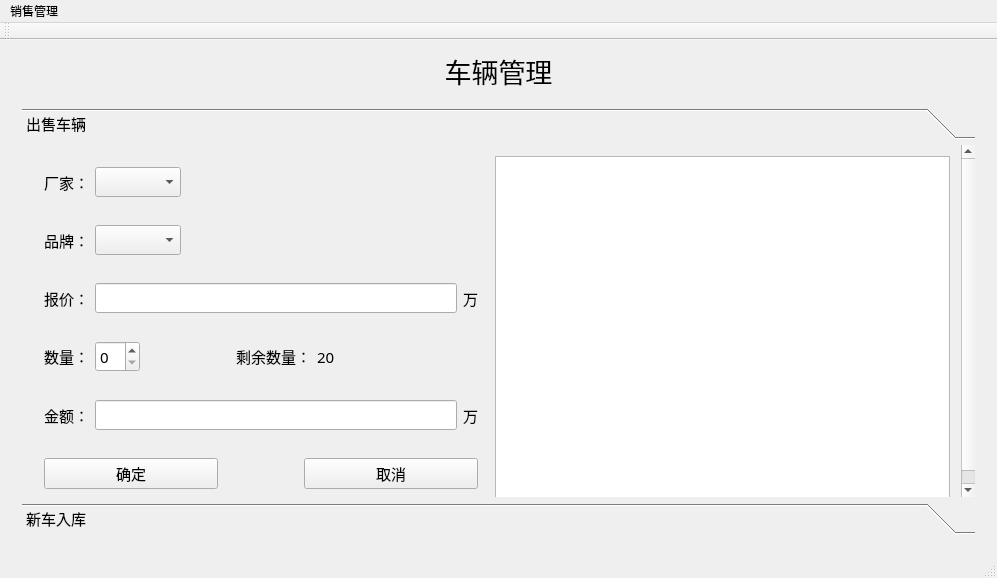
<?xml version="1.0" encoding="UTF-8"?>
<ui version="4.0">
 <class>MainWindow</class>
 <widget class="QMainWindow" name="MainWindow">
  <property name="geometry">
   <rect>
    <x>0</x>
    <y>0</y>
    <width>997</width>
    <height>578</height>
   </rect>
  </property>
  <property name="windowTitle">
   <string>CarManager</string>
  </property>
  <widget class="QWidget" name="centralWidget">
   <layout class="QGridLayout" name="gridLayout_6">
    <item row="2" column="0">
     <widget class="QStackedWidget" name="stackedWidget">
      <property name="sizePolicy">
       <sizepolicy hsizetype="Expanding" vsizetype="Expanding">
        <horstretch>0</horstretch>
        <verstretch>0</verstretch>
       </sizepolicy>
      </property>
      <property name="currentIndex">
       <number>1</number>
      </property>
      <widget class="QWidget" name="calc">
       <layout class="QGridLayout" name="gridLayout_7">
        <item row="2" column="1" rowspan="2">
         <widget class="QWidget" name="widget_10" native="true">
          <property name="sizePolicy">
           <sizepolicy hsizetype="Expanding" vsizetype="Expanding">
            <horstretch>0</horstretch>
            <verstretch>0</verstretch>
           </sizepolicy>
          </property>
          <layout class="QGridLayout" name="gridLayout_8">
           <item row="0" column="1">
            <widget class="QLabel" name="label_13">
             <property name="sizePolicy">
              <sizepolicy hsizetype="Maximum" vsizetype="Maximum">
               <horstretch>0</horstretch>
               <verstretch>0</verstretch>
              </sizepolicy>
             </property>
             <property name="font">
              <font>
               <family>3DS Fonticon</family>
               <pointsize>12</pointsize>
              </font>
             </property>
             <property name="text">
              <string>品牌车型</string>
             </property>
             <property name="alignment">
              <set>Qt::AlignCenter</set>
             </property>
            </widget>
           </item>
           <item row="0" column="0">
            <spacer name="horizontalSpacer_8">
             <property name="orientation">
              <enum>Qt::Horizontal</enum>
             </property>
             <property name="sizeHint" stdset="0">
              <size>
               <width>40</width>
               <height>20</height>
              </size>
             </property>
            </spacer>
           </item>
           <item row="0" column="2">
            <spacer name="horizontalSpacer_7">
             <property name="orientation">
              <enum>Qt::Horizontal</enum>
             </property>
             <property name="sizeHint" stdset="0">
              <size>
               <width>40</width>
               <height>20</height>
              </size>
             </property>
            </spacer>
           </item>
           <item row="1" column="0" colspan="3">
            <widget class="Pie" name="widgetP" native="true">
             <property name="sizePolicy">
              <sizepolicy hsizetype="Expanding" vsizetype="Expanding">
               <horstretch>0</horstretch>
               <verstretch>0</verstretch>
              </sizepolicy>
             </property>
            </widget>
           </item>
          </layout>
         </widget>
        </item>
        <item row="2" column="0" rowspan="2">
         <widget class="QWidget" name="widget_8" native="true">
          <property name="sizePolicy">
           <sizepolicy hsizetype="Expanding" vsizetype="Expanding">
            <horstretch>0</horstretch>
            <verstretch>0</verstretch>
           </sizepolicy>
          </property>
          <layout class="QGridLayout" name="gridLayout_5">
           <item row="1" column="2">
            <spacer name="horizontalSpacer_2">
             <property name="orientation">
              <enum>Qt::Horizontal</enum>
             </property>
             <property name="sizeHint" stdset="0">
              <size>
               <width>40</width>
               <height>20</height>
              </size>
             </property>
            </spacer>
           </item>
           <item row="1" column="1">
            <widget class="QLabel" name="label_11">
             <property name="sizePolicy">
              <sizepolicy hsizetype="Maximum" vsizetype="Maximum">
               <horstretch>0</horstretch>
               <verstretch>0</verstretch>
              </sizepolicy>
             </property>
             <property name="font">
              <font>
               <family>3DS Fonticon</family>
               <pointsize>12</pointsize>
              </font>
             </property>
             <property name="text">
              <string>厂家品牌销量</string>
             </property>
             <property name="alignment">
              <set>Qt::AlignCenter</set>
             </property>
            </widget>
           </item>
           <item row="1" column="0">
            <spacer name="horizontalSpacer">
             <property name="orientation">
              <enum>Qt::Horizontal</enum>
             </property>
             <property name="sizeHint" stdset="0">
              <size>
               <width>40</width>
               <height>20</height>
              </size>
             </property>
            </spacer>
           </item>
           <item row="2" column="0" colspan="3">
            <widget class="Histogram" name="widgetH" native="true">
             <property name="sizePolicy">
              <sizepolicy hsizetype="Expanding" vsizetype="Expanding">
               <horstretch>0</horstretch>
               <verstretch>0</verstretch>
              </sizepolicy>
             </property>
            </widget>
           </item>
          </layout>
         </widget>
        </item>
        <item row="1" column="1">
         <widget class="QWidget" name="widget_7" native="true">
          <property name="sizePolicy">
           <sizepolicy hsizetype="Maximum" vsizetype="Maximum">
            <horstretch>0</horstretch>
            <verstretch>0</verstretch>
           </sizepolicy>
          </property>
          <layout class="QGridLayout" name="gridLayout_4">
           <item row="0" column="0">
            <widget class="QLabel" name="label_10">
             <property name="sizePolicy">
              <sizepolicy hsizetype="Fixed" vsizetype="Preferred">
               <horstretch>0</horstretch>
               <verstretch>0</verstretch>
              </sizepolicy>
             </property>
             <property name="text">
              <string>品牌：</string>
             </property>
            </widget>
           </item>
           <item row="0" column="1">
            <widget class="QComboBox" name="comboBoxManaBrand">
             <property name="sizePolicy">
              <sizepolicy hsizetype="Maximum" vsizetype="Expanding">
               <horstretch>0</horstretch>
               <verstretch>0</verstretch>
              </sizepolicy>
             </property>
             <property name="layoutDirection">
              <enum>Qt::LeftToRight</enum>
             </property>
            </widget>
           </item>
          </layout>
         </widget>
        </item>
        <item row="1" column="0">
         <widget class="QWidget" name="widget_6" native="true">
          <property name="sizePolicy">
           <sizepolicy hsizetype="Maximum" vsizetype="Maximum">
            <horstretch>0</horstretch>
            <verstretch>0</verstretch>
           </sizepolicy>
          </property>
          <property name="maximumSize">
           <size>
            <width>16777215</width>
            <height>16777215</height>
           </size>
          </property>
          <layout class="QGridLayout" name="gridLayout">
           <item row="0" column="0">
            <widget class="QLabel" name="label">
             <property name="sizePolicy">
              <sizepolicy hsizetype="Maximum" vsizetype="Preferred">
               <horstretch>0</horstretch>
               <verstretch>0</verstretch>
              </sizepolicy>
             </property>
             <property name="text">
              <string>厂家：</string>
             </property>
            </widget>
           </item>
           <item row="0" column="1">
            <widget class="QComboBox" name="comboBoxManaFac">
             <property name="sizePolicy">
              <sizepolicy hsizetype="Expanding" vsizetype="Expanding">
               <horstretch>0</horstretch>
               <verstretch>0</verstretch>
              </sizepolicy>
             </property>
             <property name="sizeAdjustPolicy">
              <enum>QComboBox::AdjustToContents</enum>
             </property>
            </widget>
           </item>
          </layout>
         </widget>
        </item>
       </layout>
      </widget>
      <widget class="QWidget" name="car">
       <layout class="QGridLayout" name="gridLayout_2">
        <item row="0" column="0">
         <widget class="QSplitter" name="splitter">
          <property name="orientation">
           <enum>Qt::Horizontal</enum>
          </property>
          <widget class="QToolBox" name="toolBox">
           <property name="minimumSize">
            <size>
             <width>200</width>
             <height>0</height>
            </size>
           </property>
           <property name="font">
            <font>
             <family>3DS Fonticon</family>
             <pointsize>11</pointsize>
            </font>
           </property>
           <property name="currentIndex">
            <number>0</number>
           </property>
           <widget class="QWidget" name="page">
            <property name="geometry">
             <rect>
              <x>0</x>
              <y>0</y>
              <width>961</width>
              <height>386</height>
             </rect>
            </property>
            <attribute name="label">
             <string>出售车辆</string>
            </attribute>
            <layout class="QGridLayout" name="gridLayout_3">
             <item row="1" column="0">
              <widget class="QWidget" name="widget_2" native="true">
               <layout class="QHBoxLayout" name="horizontalLayout_2">
                <item>
                 <widget class="QLabel" name="label_3">
                  <property name="text">
                   <string>品牌：</string>
                  </property>
                 </widget>
                </item>
                <item>
                 <widget class="QComboBox" name="comboBoxBrand"/>
                </item>
                <item>
                 <spacer name="horizontalSpacer_4">
                  <property name="orientation">
                   <enum>Qt::Horizontal</enum>
                  </property>
                  <property name="sizeHint" stdset="0">
                   <size>
                    <width>40</width>
                    <height>20</height>
                   </size>
                  </property>
                 </spacer>
                </item>
               </layout>
              </widget>
             </item>
             <item row="0" column="0">
              <widget class="QWidget" name="widget" native="true">
               <layout class="QHBoxLayout" name="horizontalLayout">
                <item>
                 <widget class="QLabel" name="label_2">
                  <property name="text">
                   <string>厂家：</string>
                  </property>
                 </widget>
                </item>
                <item>
                 <widget class="QComboBox" name="comboBoxFactory">
                  <property name="currentText">
                   <string/>
                  </property>
                 </widget>
                </item>
                <item>
                 <spacer name="horizontalSpacer_3">
                  <property name="orientation">
                   <enum>Qt::Horizontal</enum>
                  </property>
                  <property name="sizeHint" stdset="0">
                   <size>
                    <width>118</width>
                    <height>20</height>
                   </size>
                  </property>
                 </spacer>
                </item>
               </layout>
              </widget>
             </item>
             <item row="3" column="0">
              <widget class="QWidget" name="widget_4" native="true">
               <layout class="QHBoxLayout" name="horizontalLayout_4">
                <item>
                 <widget class="QLabel" name="label_6">
                  <property name="sizePolicy">
                   <sizepolicy hsizetype="Fixed" vsizetype="Preferred">
                    <horstretch>0</horstretch>
                    <verstretch>0</verstretch>
                   </sizepolicy>
                  </property>
                  <property name="minimumSize">
                   <size>
                    <width>36</width>
                    <height>0</height>
                   </size>
                  </property>
                  <property name="text">
                   <string>数量：</string>
                  </property>
                 </widget>
                </item>
                <item>
                 <widget class="QSpinBox" name="spinBox">
                  <property name="sizePolicy">
                   <sizepolicy hsizetype="Maximum" vsizetype="Fixed">
                    <horstretch>0</horstretch>
                    <verstretch>0</verstretch>
                   </sizepolicy>
                  </property>
                 </widget>
                </item>
                <item>
                 <spacer name="horizontalSpacer_5">
                  <property name="orientation">
                   <enum>Qt::Horizontal</enum>
                  </property>
                  <property name="sizeType">
                   <enum>QSizePolicy::Fixed</enum>
                  </property>
                  <property name="sizeHint" stdset="0">
                   <size>
                    <width>90</width>
                    <height>20</height>
                   </size>
                  </property>
                 </spacer>
                </item>
                <item>
                 <widget class="QLabel" name="label_7">
                  <property name="sizePolicy">
                   <sizepolicy hsizetype="Maximum" vsizetype="Preferred">
                    <horstretch>0</horstretch>
                    <verstretch>0</verstretch>
                   </sizepolicy>
                  </property>
                  <property name="text">
                   <string>剩余数量：</string>
                  </property>
                 </widget>
                </item>
                <item>
                 <widget class="QLabel" name="labelLast">
                  <property name="text">
                   <string>20</string>
                  </property>
                 </widget>
                </item>
               </layout>
              </widget>
             </item>
             <item row="4" column="0">
              <widget class="QWidget" name="widget_5" native="true">
               <layout class="QHBoxLayout" name="horizontalLayout_5">
                <item>
                 <widget class="QLabel" name="label_8">
                  <property name="text">
                   <string>金额：</string>
                  </property>
                 </widget>
                </item>
                <item>
                 <widget class="QLineEdit" name="lineEditTotal"/>
                </item>
                <item>
                 <widget class="QLabel" name="label_9">
                  <property name="text">
                   <string>万</string>
                  </property>
                 </widget>
                </item>
               </layout>
              </widget>
             </item>
             <item row="2" column="0">
              <widget class="QWidget" name="widget_3" native="true">
               <property name="sizePolicy">
                <sizepolicy hsizetype="Expanding" vsizetype="Preferred">
                 <horstretch>0</horstretch>
                 <verstretch>0</verstretch>
                </sizepolicy>
               </property>
               <property name="maximumSize">
                <size>
                 <width>16777215</width>
                 <height>16777215</height>
                </size>
               </property>
               <layout class="QGridLayout" name="gridLayout_9">
                <item row="0" column="1">
                 <widget class="QLineEdit" name="lineEditPrice">
                  <property name="sizePolicy">
                   <sizepolicy hsizetype="Expanding" vsizetype="Fixed">
                    <horstretch>0</horstretch>
                    <verstretch>0</verstretch>
                   </sizepolicy>
                  </property>
                  <property name="readOnly">
                   <bool>true</bool>
                  </property>
                 </widget>
                </item>
                <item row="0" column="0">
                 <widget class="QLabel" name="label_4">
                  <property name="text">
                   <string>报价：</string>
                  </property>
                 </widget>
                </item>
                <item row="0" column="2">
                 <widget class="QLabel" name="label_5">
                  <property name="text">
                   <string>万</string>
                  </property>
                 </widget>
                </item>
               </layout>
              </widget>
             </item>
             <item row="5" column="0">
              <widget class="QWidget" name="widget_9" native="true">
               <layout class="QGridLayout" name="gridLayout_10">
                <item row="0" column="0">
                 <widget class="QPushButton" name="btnSure">
                  <property name="text">
                   <string>确定</string>
                  </property>
                 </widget>
                </item>
                <item row="0" column="2">
                 <widget class="QPushButton" name="btnCancel">
                  <property name="text">
                   <string>取消</string>
                  </property>
                 </widget>
                </item>
                <item row="0" column="1">
                 <spacer name="horizontalSpacer_6">
                  <property name="orientation">
                   <enum>Qt::Horizontal</enum>
                  </property>
                  <property name="sizeType">
                   <enum>QSizePolicy::Fixed</enum>
                  </property>
                  <property name="sizeHint" stdset="0">
                   <size>
                    <width>80</width>
                    <height>20</height>
                   </size>
                  </property>
                 </spacer>
                </item>
               </layout>
              </widget>
             </item>
             <item row="0" column="1" rowspan="6">
              <widget class="QTextEdit" name="textEdit">
               <property name="readOnly">
                <bool>true</bool>
               </property>
              </widget>
             </item>
            </layout>
           </widget>
           <widget class="QWidget" name="page_2">
            <property name="geometry">
             <rect>
              <x>0</x>
              <y>0</y>
              <width>961</width>
              <height>386</height>
             </rect>
            </property>
            <attribute name="label">
             <string>新车入库</string>
            </attribute>
            <layout class="QGridLayout" name="gridLayout_11">
             <item row="0" column="0" colspan="9">
              <widget class="QTableView" name="tableView"/>
             </item>
             <item row="1" column="0">
              <spacer name="horizontalSpacer_12">
               <property name="orientation">
                <enum>Qt::Horizontal</enum>
               </property>
               <property name="sizeHint" stdset="0">
                <size>
                 <width>40</width>
                 <height>20</height>
                </size>
               </property>
              </spacer>
             </item>
             <item row="1" column="1">
              <widget class="QPushButton" name="btnAdd">
               <property name="text">
                <string>添加</string>
               </property>
              </widget>
             </item>
             <item row="1" column="2">
              <spacer name="horizontalSpacer_9">
               <property name="orientation">
                <enum>Qt::Horizontal</enum>
               </property>
               <property name="sizeHint" stdset="0">
                <size>
                 <width>40</width>
                 <height>20</height>
                </size>
               </property>
              </spacer>
             </item>
             <item row="1" column="3">
              <widget class="QPushButton" name="btnDelete">
               <property name="text">
                <string>删除</string>
               </property>
              </widget>
             </item>
             <item row="1" column="4">
              <spacer name="horizontalSpacer_10">
               <property name="orientation">
                <enum>Qt::Horizontal</enum>
               </property>
               <property name="sizeHint" stdset="0">
                <size>
                 <width>40</width>
                 <height>20</height>
                </size>
               </property>
              </spacer>
             </item>
             <item row="1" column="5">
              <widget class="QPushButton" name="btnSureCar">
               <property name="text">
                <string>提交</string>
               </property>
              </widget>
             </item>
             <item row="1" column="6">
              <spacer name="horizontalSpacer_11">
               <property name="orientation">
                <enum>Qt::Horizontal</enum>
               </property>
               <property name="sizeHint" stdset="0">
                <size>
                 <width>40</width>
                 <height>20</height>
                </size>
               </property>
              </spacer>
             </item>
             <item row="1" column="7">
              <widget class="QPushButton" name="btnWithdraw">
               <property name="text">
                <string>撤销</string>
               </property>
              </widget>
             </item>
             <item row="1" column="8">
              <spacer name="horizontalSpacer_13">
               <property name="orientation">
                <enum>Qt::Horizontal</enum>
               </property>
               <property name="sizeHint" stdset="0">
                <size>
                 <width>40</width>
                 <height>20</height>
                </size>
               </property>
              </spacer>
             </item>
            </layout>
           </widget>
          </widget>
         </widget>
        </item>
       </layout>
      </widget>
     </widget>
    </item>
    <item row="0" column="0">
     <widget class="QLabel" name="labelHead">
      <property name="font">
       <font>
        <family>微软雅黑</family>
        <pointsize>20</pointsize>
       </font>
      </property>
      <property name="text">
       <string>车辆管理</string>
      </property>
      <property name="alignment">
       <set>Qt::AlignCenter</set>
      </property>
     </widget>
    </item>
   </layout>
  </widget>
  <widget class="QMenuBar" name="menuBar">
   <property name="geometry">
    <rect>
     <x>0</x>
     <y>0</y>
     <width>997</width>
     <height>23</height>
    </rect>
   </property>
   <widget class="QMenu" name="menuCarManager">
    <property name="title">
     <string>销售管理</string>
    </property>
    <addaction name="actionCar"/>
    <addaction name="actionCalc"/>
   </widget>
   <addaction name="menuCarManager"/>
  </widget>
  <widget class="QToolBar" name="mainToolBar">
   <attribute name="toolBarArea">
    <enum>TopToolBarArea</enum>
   </attribute>
   <attribute name="toolBarBreak">
    <bool>false</bool>
   </attribute>
  </widget>
  <widget class="QStatusBar" name="statusBar"/>
  <action name="actionCar">
   <property name="text">
    <string>车辆管理</string>
   </property>
  </action>
  <action name="actionCalc">
   <property name="text">
    <string>销售统计</string>
   </property>
  </action>
 </widget>
 <layoutdefault spacing="6" margin="11"/>
 <customwidgets>
  <customwidget>
   <class>Histogram</class>
   <extends>QWidget</extends>
   <header location="global">histogram.h</header>
   <container>1</container>
  </customwidget>
  <customwidget>
   <class>Pie</class>
   <extends>QWidget</extends>
   <header location="global">pie.h</header>
   <container>1</container>
  </customwidget>
 </customwidgets>
 <resources/>
 <connections/>
</ui>
